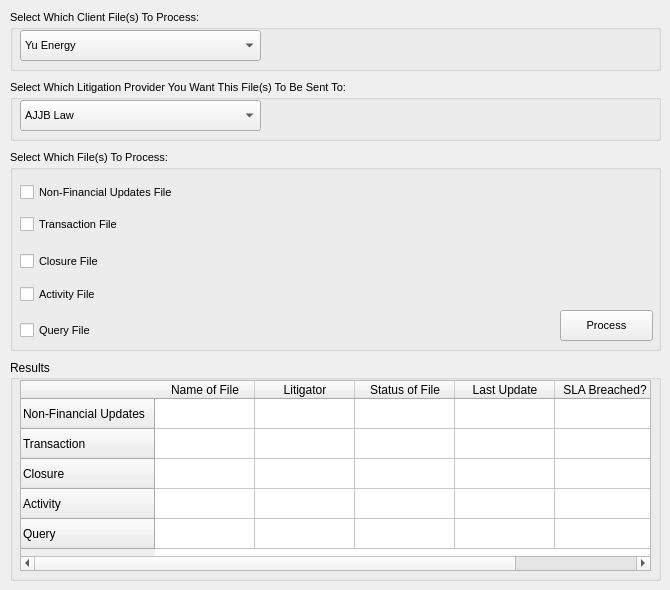
      <widget class="QWidget" name="tab_7">
       <attribute name="title">
        <string>From Litigation Provider</string>
       </attribute>
       <widget class="QGroupBox" name="groupBox_14">
        <property name="geometry">
         <rect>
          <x>10</x>
          <y>10</y>
          <width>651</width>
          <height>61</height>
         </rect>
        </property>
        <property name="font">
         <font>
          <family>Arial</family>
          <pointsize>8</pointsize>
         </font>
        </property>
        <property name="title">
         <string>Select Which Client File(s) To Process:</string>
        </property>
        <widget class="QComboBox" name="comboBox_10">
         <property name="geometry">
          <rect>
           <x>10</x>
           <y>20</y>
           <width>241</width>
           <height>31</height>
          </rect>
         </property>
         <property name="toolTip">
          <string>Click to Select Client Name</string>
         </property>
         <item>
          <property name="text">
           <string>Yu Energy</string>
          </property>
         </item>
        </widget>
       </widget>
       <widget class="QGroupBox" name="groupBox_17">
        <property name="geometry">
         <rect>
          <x>10</x>
          <y>80</y>
          <width>651</width>
          <height>61</height>
         </rect>
        </property>
        <property name="font">
         <font>
          <family>Arial</family>
          <pointsize>8</pointsize>
         </font>
        </property>
        <property name="title">
         <string>Select Which Litigation Provider You Want This File(s) To Be Sent To:</string>
        </property>
        <widget class="QComboBox" name="comboBox_11">
         <property name="geometry">
          <rect>
           <x>10</x>
           <y>20</y>
           <width>241</width>
           <height>31</height>
          </rect>
         </property>
         <property name="toolTip">
          <string>Click to Select Client Name</string>
         </property>
         <item>
          <property name="text">
           <string>AJJB Law</string>
          </property>
         </item>
        </widget>
       </widget>
       <widget class="QGroupBox" name="groupBox_15">
        <property name="geometry">
         <rect>
          <x>10</x>
          <y>150</y>
          <width>651</width>
          <height>201</height>
         </rect>
        </property>
        <property name="font">
         <font>
          <family>Arial</family>
          <pointsize>8</pointsize>
         </font>
        </property>
        <property name="title">
         <string>Select Which File(s) To Process:</string>
        </property>
        <widget class="QCheckBox" name="checkBox_21">
         <property name="geometry">
          <rect>
           <x>10</x>
           <y>32</y>
           <width>191</width>
           <height>20</height>
          </rect>
         </property>
         <property name="font">
          <font>
           <family>Arial</family>
           <pointsize>8</pointsize>
          </font>
         </property>
         <property name="text">
          <string>Non-Financial Updates File</string>
         </property>
        </widget>
        <widget class="QCheckBox" name="checkBox_22">
         <property name="geometry">
          <rect>
           <x>10</x>
           <y>59</y>
           <width>161</width>
           <height>31</height>
          </rect>
         </property>
         <property name="font">
          <font>
           <family>Arial</family>
           <pointsize>8</pointsize>
          </font>
         </property>
         <property name="text">
          <string>Transaction File</string>
         </property>
        </widget>
        <widget class="QPushButton" name="pushButton_5">
         <property name="geometry">
          <rect>
           <x>550</x>
           <y>160</y>
           <width>93</width>
           <height>31</height>
          </rect>
         </property>
         <property name="toolTip">
          <string>Click To Process Selected Files</string>
         </property>
         <property name="text">
          <string>Process</string>
         </property>
        </widget>
        <widget class="QCheckBox" name="checkBox_23">
         <property name="geometry">
          <rect>
           <x>10</x>
           <y>96</y>
           <width>161</width>
           <height>31</height>
          </rect>
         </property>
         <property name="font">
          <font>
           <family>Arial</family>
           <pointsize>8</pointsize>
          </font>
         </property>
         <property name="text">
          <string>Closure File</string>
         </property>
        </widget>
        <widget class="QCheckBox" name="checkBox_27">
         <property name="geometry">
          <rect>
           <x>10</x>
           <y>136</y>
           <width>241</width>
           <height>17</height>
          </rect>
         </property>
         <property name="text">
          <string>Activity File</string>
         </property>
        </widget>
        <widget class="QCheckBox" name="checkBox_29">
         <property name="geometry">
          <rect>
           <x>10</x>
           <y>172</y>
           <width>141</width>
           <height>17</height>
          </rect>
         </property>
         <property name="text">
          <string>Query File</string>
         </property>
        </widget>
       </widget>
       <widget class="QGroupBox" name="groupBox_16">
        <property name="geometry">
         <rect>
          <x>10</x>
          <y>360</y>
          <width>651</width>
          <height>221</height>
         </rect>
        </property>
        <property name="title">
         <string>Results</string>
        </property>
        <widget class="QTableWidget" name="tableWidget_3">
         <property name="geometry">
          <rect>
           <x>10</x>
           <y>20</y>
           <width>631</width>
           <height>191</height>
          </rect>
         </property>
         <property name="font">
          <font>
           <family>Arial</family>
           <pointsize>9</pointsize>
          </font>
         </property>
         <property name="sizeAdjustPolicy">
          <enum>QAbstractScrollArea::AdjustToContentsOnFirstShow</enum>
         </property>
         <row>
          <property name="text">
           <string>Non-Financial Updates</string>
          </property>
          <property name="font">
           <font>
            <family>Arial</family>
            <pointsize>9</pointsize>
           </font>
          </property>
         </row>
         <row>
          <property name="text">
           <string>Transaction</string>
          </property>
         </row>
         <row>
          <property name="text">
           <string>Closure</string>
          </property>
         </row>
         <row>
          <property name="text">
           <string>Activity</string>
          </property>
         </row>
         <row>
          <property name="text">
           <string>Query</string>
          </property>
         </row>
         <column>
          <property name="text">
           <string>Name of File</string>
          </property>
         </column>
         <column>
          <property name="text">
           <string>Litigator</string>
          </property>
         </column>
         <column>
          <property name="text">
           <string>Status of File</string>
          </property>
         </column>
         <column>
          <property name="text">
           <string>Last Update</string>
          </property>
         </column>
         <column>
          <property name="text">
           <string>SLA Breached?</string>
          </property>
         </column>
        </widget>
       </widget>
      </widget>
